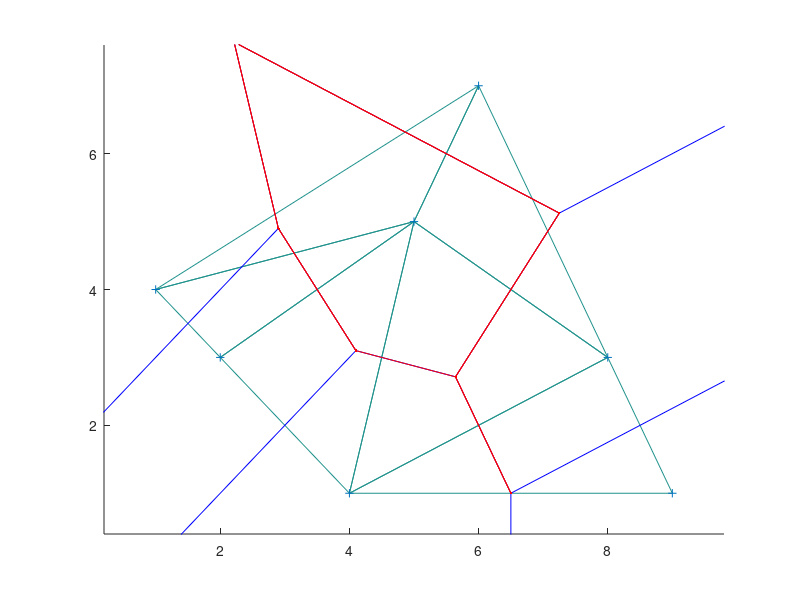

Here is the MATLAB script that generated this plot:
% Voronoi polygons:
load Griffith_Peres-Neto_2006.mat

x = xy(:,1);
y = xy(:,2);
z = zeros(1,size(x,1));

tri = delaunay(x,y);

hold on;
trimesh(tri,x,y,z);
% hidden off;


% plot(x,y,'k.');

voronoi(x,y,tri);

[v,c] = voronoin([x y]);

% plot(v(2:end,1),v(2:end,2),'r.')

for i = 1:size(c,1)

   plot(v(c{i},1),v(c{i},2),'-r.')

end



k = dsearch(x,y,tri,x(3),y(3))